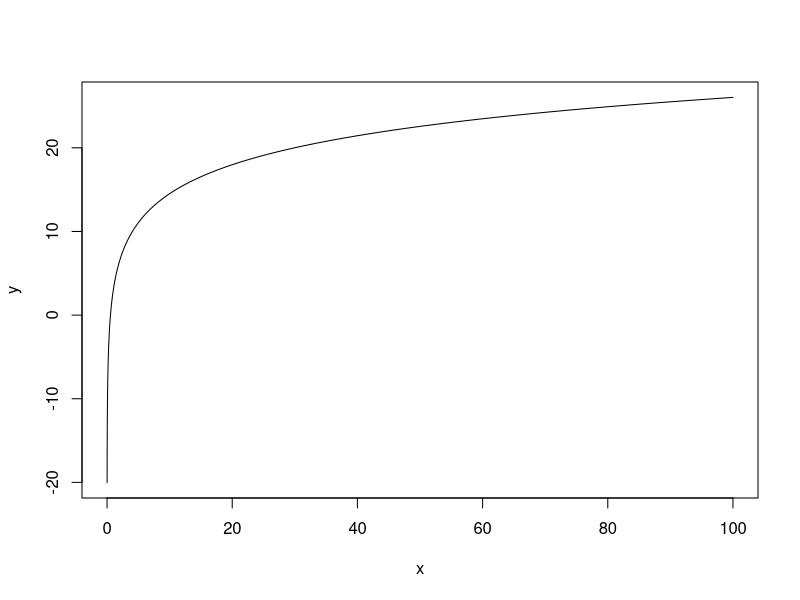
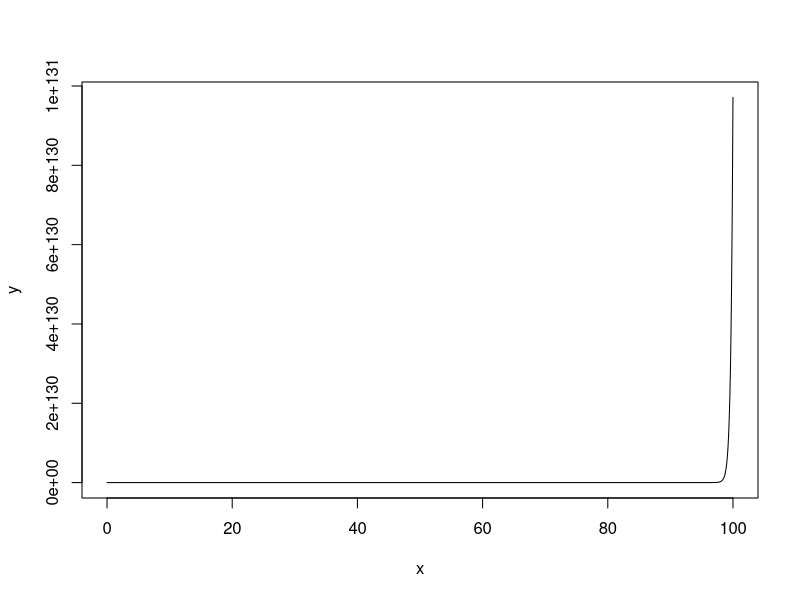
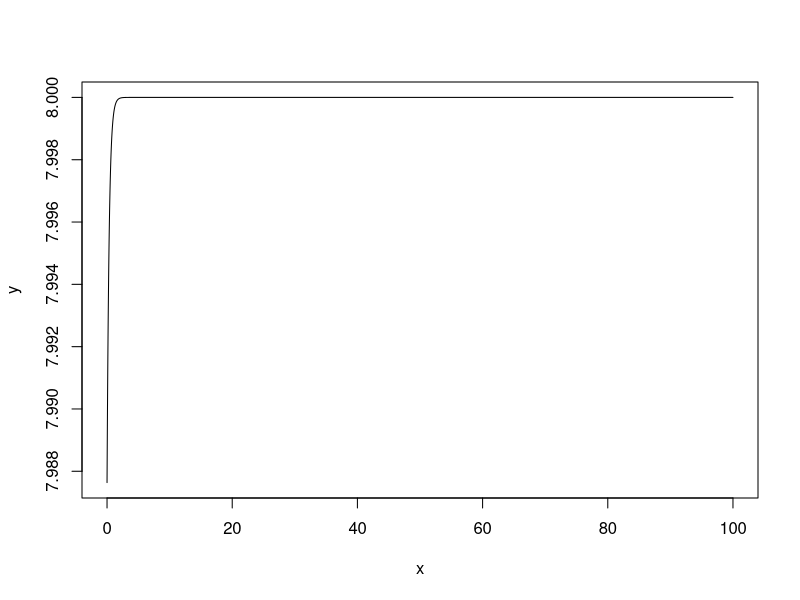

The R script that drew these images, in order:
## ---- chunk 1
f=expression((5*x^3)/(4*x+3))
## ---- chunk 2
D(f, 'x')
## ---- chunk 3
f=expression((5*x-7)^3)
## ---- chunk 4
D(f, 'x')
## ---- chunk 5
f=expression((x^2+3*x-1)^5)
## ---- chunk 6
D(f, 'x')
## ---- chunk 7
f=expression(e^(5*x))
## ---- chunk 8
D(f, 'x')
## ---- chunk 9
D(D(f,'x'),'x')
## ---- chunk 10
f=expression(a^x)
## ---- chunk 11
D(f, 'x')
## ---- chunk 12
D(D(f,'x'),'x')
## ---- chunk 13
f=expression(log(exp(2*x)))
## ---- chunk 14
D(f, 'x')
## ---- chunk 15
D(D(f,'x'),'x')
## ---- chunk 16
Q=expression(Q=650-5*P-P^2)
## ---- chunk 17
D(Q, 'P')
## ---- chunk 18
(-(5 + 2 * 10))*((650-5*10-10^2)/10)
## ---- chunk 19
TC=expression(31+24*Q-5.5*Q^(2)+(1/3)*Q^(3))
## ---- chunk 20
D(TC, 'Q')
## ---- chunk 21
D(D(TC,'Q'),'Q')
## ---- chunk 22
31+24*3-5.5*3^(2)+(1/3)*3^(3)
## ---- chunk 23
31+24*8-5.5*8^(2)+(1/3)*8^(3)
## ---- chunk 24
7*(-2*7+50)+4*(-4+30)-(7^2+2*7*4+4^2+20)
## ---- chunk 25
S=expression(P*((log(P/12.5))/(-0.005)))
## ---- chunk 26
D(S, 'P')
## ---- chunk 27
D(D(S, 'P'),'P')
## ---- chunk 28
N=expression((log(P/12.5))/(-0.005)-200)
## ---- chunk 29
D(N, 'P')
## ---- chunk 30
12.5*(exp(-1))
## ---- chunk 31
x=seq(0,100,0.01)
y=3 + 5*(log(x))
plot(x,y, type="l")
## ---- chunk 32
x=seq(0,100,0.01)
y=5*((exp)(3*x))
plot(x,y, type="l")
## ---- chunk 33
x=seq(0,100,0.01)
y=5/((exp)(-(6+3*x))+1) + 3
plot(x,y, type="l")
## ---- chunk 34
S=expression(S0 + (s1 * A^gamma)/(rho+A^gamma))
## ---- chunk 35
d1 = D(S, 'A')
d1
## ---- chunk 36
d2 = D(D(S,'A'),'A')
d2
## ---- chunk 37
S=expression(m*(alpha+beta*A^x))
## ---- chunk 38
d1 = D(S, 'A')
d1
## ---- chunk 39
S=expression(m*(alpha+kappa*A-lambda*A^2))
## ---- chunk 40
d1 = D(S, 'A')
d1
